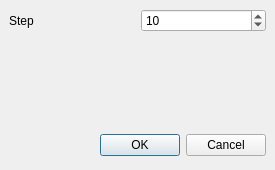
<ui version="4.0" >
 <author></author>
 <comment></comment>
 <exportmacro></exportmacro>
 <class>DecimatorDialog</class>
 <widget class="QDialog" name="DecimatorDialog" >
  <property name="geometry" >
   <rect>
    <x>0</x>
    <y>0</y>
    <width>275</width>
    <height>170</height>
   </rect>
  </property>
  <property name="windowTitle" >
   <string>Dialog</string>
  </property>
  <layout class="QVBoxLayout" >
   <property name="margin" >
    <number>9</number>
   </property>
   <property name="spacing" >
    <number>6</number>
   </property>
   <item>
    <layout class="QGridLayout" >
     <property name="margin" >
      <number>0</number>
     </property>
     <property name="spacing" >
      <number>6</number>
     </property>
     <item row="0" column="0" >
      <layout class="QHBoxLayout" >
       <property name="margin" >
        <number>0</number>
       </property>
       <property name="spacing" >
        <number>6</number>
       </property>
       <item>
        <widget class="QLabel" name="stepLBL" >
         <property name="text" >
          <string>Step</string>
         </property>
         <property name="buddy" >
          <cstring>stepSB</cstring>
         </property>
        </widget>
       </item>
       <item>
        <widget class="QDoubleSpinBox" name="stepSB" >
         <property name="decimals" >
          <number>0</number>
         </property>
         <property name="maximum" >
          <double>100</double>
         </property>
         <property name="minimum" >
          <double>2</double>
         </property>
         <property name="value" >
          <double>10</double>
         </property>
        </widget>
       </item>
      </layout>
     </item>
    </layout>
   </item>
   <item>
    <spacer>
     <property name="orientation" >
      <enum>Qt::Vertical</enum>
     </property>
     <property name="sizeHint" >
      <size>
       <width>20</width>
       <height>121</height>
      </size>
     </property>
    </spacer>
   </item>
   <item>
    <layout class="QHBoxLayout" >
     <property name="margin" >
      <number>0</number>
     </property>
     <property name="spacing" >
      <number>6</number>
     </property>
     <item>
      <spacer>
       <property name="orientation" >
        <enum>Qt::Horizontal</enum>
       </property>
       <property name="sizeHint" >
        <size>
         <width>131</width>
         <height>31</height>
        </size>
       </property>
      </spacer>
     </item>
     <item>
      <widget class="QPushButton" name="okButton" >
       <property name="text" >
        <string>OK</string>
       </property>
      </widget>
     </item>
     <item>
      <widget class="QPushButton" name="cancelButton" >
       <property name="text" >
        <string>Cancel</string>
       </property>
      </widget>
     </item>
    </layout>
   </item>
  </layout>
 </widget>
 <pixmapfunction></pixmapfunction>
 <resources/>
 <connections>
  <connection>
   <sender>okButton</sender>
   <signal>clicked()</signal>
   <receiver>DecimatorDialog</receiver>
   <slot>accept()</slot>
   <hints>
    <hint type="sourcelabel" >
     <x>278</x>
     <y>253</y>
    </hint>
    <hint type="destinationlabel" >
     <x>96</x>
     <y>254</y>
    </hint>
   </hints>
  </connection>
  <connection>
   <sender>cancelButton</sender>
   <signal>clicked()</signal>
   <receiver>DecimatorDialog</receiver>
   <slot>reject()</slot>
   <hints>
    <hint type="sourcelabel" >
     <x>369</x>
     <y>253</y>
    </hint>
    <hint type="destinationlabel" >
     <x>179</x>
     <y>282</y>
    </hint>
   </hints>
  </connection>
 </connections>
</ui>
